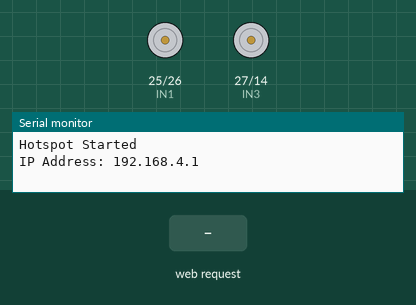
Recording of a sketch running on a simulated ESP32. Shown: motor-driver pin pairs drawn as motors (green arrow = first pin HIGH = forward, orange = second pin HIGH = backward, longer = more drive, scaled by the enable pin), the last lines printed to the serial monitor. The test bench sets the inputs (shaded band).

Above: at 1.2 s.
1.3 s: HTTP request GET /forward received
At 2.0 s:
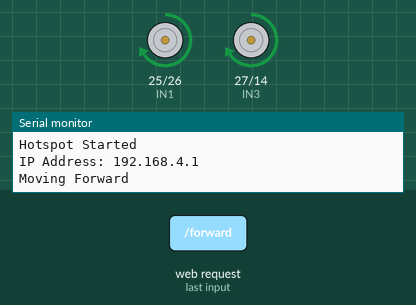
4.3 s: HTTP request GET /left received
At 4.9 s:
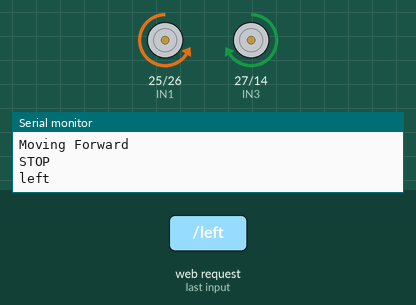
6.6 s: HTTP request GET /right received
At 7.2 s:
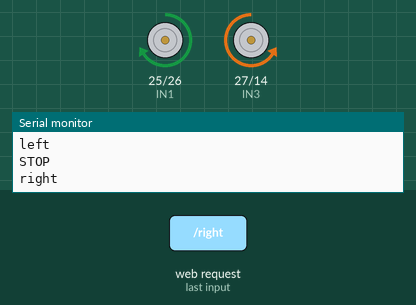
8.9 s: HTTP request GET /back received
At 10.1 s:
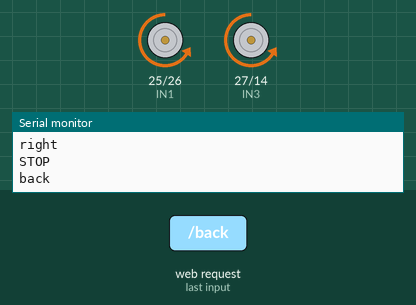
Timing chart, 0 to 11.9 s (numbered marks = the images above; inputs shaded):
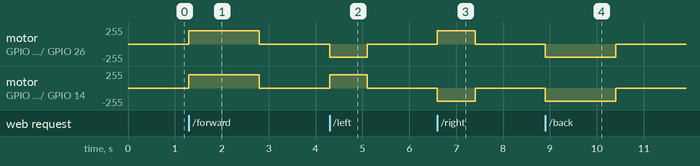

Measured:
- after the input at 1.3 s, motor on GPIO 25 (IN1) / GPIO 26 (IN2), motor on GPIO 27 (IN3) / GPIO 14 (IN4): stopped → forward 199/255 at once, → stopped 1.5 s later
- after the input at 4.3 s, motor on GPIO 25 (IN1) / GPIO 26 (IN2): stopped → backward 199/255 at once, → stopped 0.80 s later; motor on GPIO 27 (IN3) / GPIO 14 (IN4): stopped → forward 199/255 at once, → stopped 0.80 s later
- after the input at 6.6 s, motor on GPIO 25 (IN1) / GPIO 26 (IN2): stopped → forward 199/255 at once, → stopped 0.80 s later; motor on GPIO 27 (IN3) / GPIO 14 (IN4): stopped → backward 199/255 at once, → stopped 0.80 s later
- after the input at 8.9 s, motor on GPIO 25 (IN1) / GPIO 26 (IN2), motor on GPIO 27 (IN3) / GPIO 14 (IN4): stopped → backward 199/255 at once, → stopped 1.5 s later

The sketch:

voicecar2.ino
```cpp
#include <WiFi.h>
#include <WebServer.h>

WebServer server(80);

#define IN1 25
#define IN2 26
#define IN3 27
#define IN4 14

#define ENA 33
#define ENB 32

//int speedValue = 180;


void front()
{
  ledcWrite(ENA,200);
  ledcWrite(ENB,200);

  digitalWrite(IN1,HIGH);
  digitalWrite(IN2,LOW);

  digitalWrite(IN3,HIGH);
  digitalWrite(IN4,LOW);
  Serial.println("Moving Forward");
}

void stopCar()
{
  ledcWrite(ENA,0);
  ledcWrite(ENB,0);

  digitalWrite(IN1,LOW);
  digitalWrite(IN2,LOW);

  digitalWrite(IN3,LOW);
  digitalWrite(IN4,LOW);
  Serial.println("STOP");
}
void left()
{
  ledcWrite(ENA,200);
  ledcWrite(ENB,200);

  digitalWrite(IN1,LOW);
  digitalWrite(IN2,HIGH);

  digitalWrite(IN3,HIGH);
  digitalWrite(IN4,LOW);
  Serial.println("left");
}
void right()
{
  ledcWrite(ENA,200);
  ledcWrite(ENB,200);

  digitalWrite(IN1,HIGH);
  digitalWrite(IN2,LOW);

  digitalWrite(IN3,LOW);
  digitalWrite(IN4,HIGH);
  Serial.println("right");
}
void back()
{
   ledcWrite(ENA,200);
  ledcWrite(ENB,200);

  digitalWrite(IN1,LOW);
  digitalWrite(IN2,HIGH);

  digitalWrite(IN3,LOW);
  digitalWrite(IN4,HIGH);
  Serial.println("back");
}


void handleRoot()
{
  server.send(200, "text/html",

  "<h1>ESP32 Car Control</h1>"

  "<button onclick='startListening()'>Voice Command</button><br><br>"

  "<button onclick=\"sendCommand('forward')\">Forward</button><br><br>"

  "<button onclick=\"sendCommand('left')\">Left</button>"
  "&nbsp;&nbsp;&nbsp;&nbsp;"
  "<button onclick=\"sendCommand('right')\">Right</button><br><br>"

  "<button onclick=\"sendCommand('back')\">Backward</button><br><br>"

  "<button onclick=\"sendCommand('stop')\">Stop</button>"

  "<script>"

  "function sendCommand(command){"
    "fetch('http://192.168.4.1/' + command)"
    ".then(response => response.text())"
    ".then(data => console.log(data))"
    ".catch(error => alert('Error: ' + error));"
  "}"

  "function startListening(){"

    "if(!('webkitSpeechRecognition' in window)){"
      "alert('Speech Recognition not supported');"
      "return;"
    "}"

    "var recognition = new webkitSpeechRecognition();"

    "recognition.lang='en-US';"
    "recognition.continuous=false;"
    "recognition.interimResults=false;"

    "recognition.onstart=function(){"
      "alert('Listening...');"
    "};"

    "recognition.onerror=function(event){"
      "alert('Error: ' + event.error);"
    "};"

    "recognition.onresult=function(event){"

      "var command=event.results[0][0].transcript.toLowerCase();"

      "if(command.includes('forward')){"
        "sendCommand('forward');"
        "setTimeout(function(){sendCommand('stop');},1500);"
      "}"

      "else if(command.includes('back')){"
        "sendCommand('back');"
        "setTimeout(function(){sendCommand('stop');},1500);"
      "}"

      "else if(command.includes('left')){"
        "sendCommand('left');"
        "setTimeout(function(){sendCommand('stop');},1500);"
      "}"

      "else if(command.includes('right')){"
        "sendCommand('right');"
        "setTimeout(function(){sendCommand('stop');},1500);"
      "}"

      "else if(command.includes('stop')){"
        "sendCommand('stop');"
      "}"

    "};"

    "recognition.start();"

  "}"

  "</script>"

  );
}

void setup() {
  Serial.begin(115200);

  WiFi.softAP("ESP32CAR", "12345678");

    pinMode(ENA,OUTPUT);
  pinMode(ENB,OUTPUT);
  pinMode(IN1,OUTPUT);
  pinMode(IN2,OUTPUT);
  pinMode(IN3,OUTPUT);
  pinMode(IN4,OUTPUT);

  ledcAttach(ENA, 5000, 8);
  ledcAttach(ENB, 5000, 8);

  server.on("/", handleRoot);

  Serial.println("Hotspot Started");
  Serial.print("IP Address: ");
  Serial.println(WiFi.softAPIP());

  server.on("/forward", []() {

  front();

  delay(1500);

  stopCar();

  server.send(200, "text/plain", "Forward Done");
  });

  server.on("/stop", []() {
    stopCar();
    server.send(200, "text/plain", "Stopped");
  });

  server.on("/left", []() {

  left();

  delay(800);

  stopCar();

  server.send(200, "text/plain", "Left Done");
   });

  server.on("/right", []() {

  right();

  delay(800);

  stopCar();

  server.send(200, "text/plain", "Right Done");
  });

  server.on("/back", []() {

  back();

  delay(1500);

  stopCar();

  server.send(200, "text/plain", "Back Done");
  });


  server.begin();

}

void loop() {
  server.handleClient();
}
```
